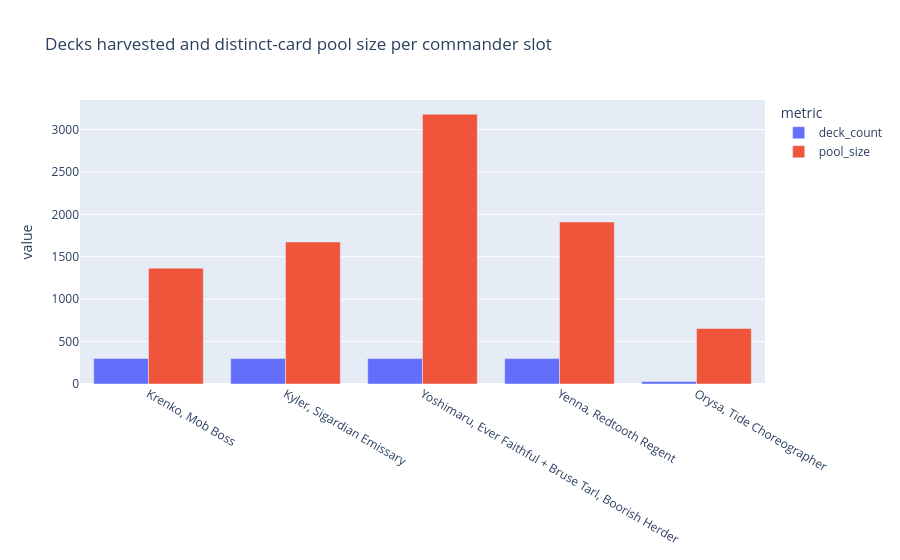

Notebook source saved alongside this figure:
### Markdown cell above
## Per-slot deck counts and card-pool sizes

### Code cell
pool_df = pd.DataFrame([{"slot": s.label, **qa.deck_pool_stats(conn, s)} for s in slots])
display(pool_df)

fig = px.bar(
    pool_df.melt(id_vars="slot", value_vars=["deck_count", "pool_size"], var_name="metric"),
    x="slot", y="value", color="metric", barmode="group",
    title="Decks harvested and distinct-card pool size per commander slot",
)
fig.update_layout(xaxis_title=None)
fig.show()

### Figure 1 — Plotly figure (JSON) as saved in the notebook; plotly's stock layout.template omitted (floating-point values rounded to 4 significant figures)
{"data": [{"alignmentgroup": "True", "hovertemplate": "metric=deck_count<br>slot=%{x}<br>value=%{y}<extra></extra>", "legendgroup": "deck_count", "marker": {"color": "#636efa", "pattern": {"shape": ""}}, "name": "deck_count", "offsetgroup": "deck_count", "orientation": "v", "showlegend": true, "textposition": "auto", "type": "bar", "x": ["Krenko, Mob Boss", "Kyler, Sigardian Emissary", "Yoshimaru, Ever Faithful + Bruse Tarl, Boorish Herder", "Yenna, Redtooth Regent", "Orysa, Tide Choreographer"], "xaxis": "x", "y": [301, 300, 300, 300, 29], "yaxis": "y"}, {"alignmentgroup": "True", "hovertemplate": "metric=pool_size<br>slot=%{x}<br>value=%{y}<extra></extra>", "legendgroup": "pool_size", "marker": {"color": "#EF553B", "pattern": {"shape": ""}}, "name": "pool_size", "offsetgroup": "pool_size", "orientation": "v", "showlegend": true, "textposition": "auto", "type": "bar", "x": ["Krenko, Mob Boss", "Kyler, Sigardian Emissary", "Yoshimaru, Ever Faithful + Bruse Tarl, Boorish Herder", "Yenna, Redtooth Regent", "Orysa, Tide Choreographer"], "xaxis": "x", "y": [1366, 1675, 3181, 1909, 654], "yaxis": "y"}], "layout": {"barmode": "group", "legend": {"title": {"text": "metric"}, "tracegroupgap": 0}, "title": {"text": "Decks harvested and distinct-card pool size per commander slot"}, "xaxis": {"anchor": "y", "domain": [0, 1], "title": {}}, "yaxis": {"anchor": "x", "domain": [0, 1], "title": {"text": "value"}}}}
